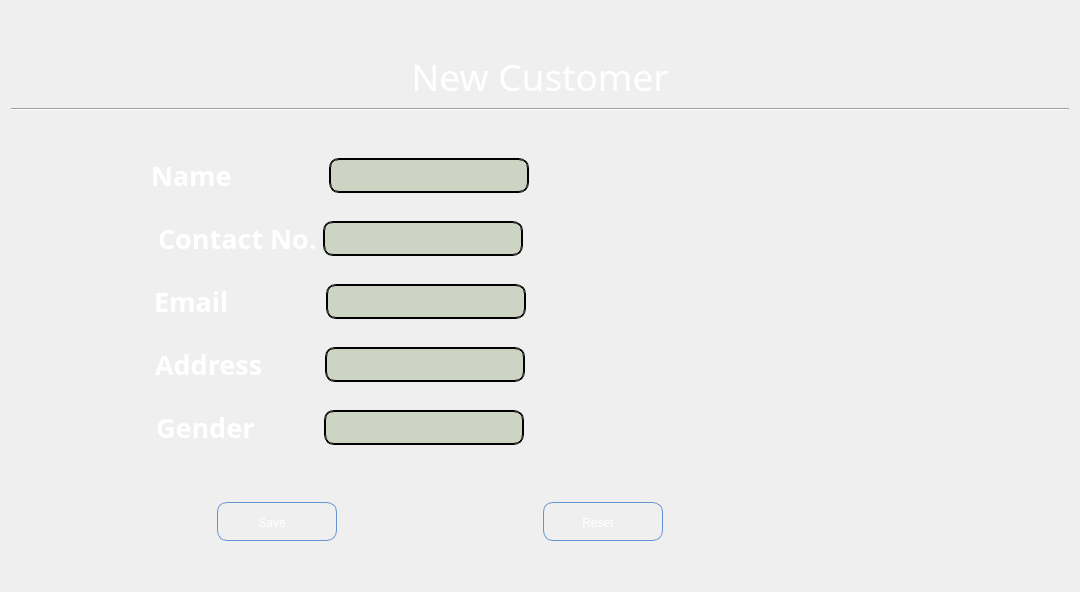
            <widget class="QWidget" name="new_Customer_Page">
             <property name="styleSheet">
              <string notr="true"/>
             </property>
             <layout class="QVBoxLayout" name="verticalLayout_5">
              <item>
               <spacer name="verticalSpacer_7">
                <property name="orientation">
                 <enum>Qt::Vertical</enum>
                </property>
                <property name="sizeHint" stdset="0">
                 <size>
                  <width>20</width>
                  <height>40</height>
                 </size>
                </property>
               </spacer>
              </item>
              <item>
               <widget class="QLabel" name="label">
                <property name="font">
                 <font>
                  <family>Snap ITC</family>
                  <pointsize>28</pointsize>
                 </font>
                </property>
                <property name="styleSheet">
                 <string notr="true">background:transparent;
color: rgb(255, 255, 255);</string>
                </property>
                <property name="text">
                 <string>New Customer</string>
                </property>
                <property name="alignment">
                 <set>Qt::AlignCenter</set>
                </property>
               </widget>
              </item>
              <item>
               <widget class="Line" name="line_3">
                <property name="orientation">
                 <enum>Qt::Horizontal</enum>
                </property>
               </widget>
              </item>
              <item>
               <spacer name="verticalSpacer">
                <property name="orientation">
                 <enum>Qt::Vertical</enum>
                </property>
                <property name="sizeHint" stdset="0">
                 <size>
                  <width>20</width>
                  <height>40</height>
                 </size>
                </property>
               </spacer>
              </item>
              <item>
               <layout class="QHBoxLayout" name="horizontalLayout_3">
                <property name="leftMargin">
                 <number>100</number>
                </property>
                <property name="rightMargin">
                 <number>500</number>
                </property>
                <item>
                 <spacer name="horizontalSpacer">
                  <property name="orientation">
                   <enum>Qt::Horizontal</enum>
                  </property>
                  <property name="sizeHint" stdset="0">
                   <size>
                    <width>40</width>
                    <height>20</height>
                   </size>
                  </property>
                 </spacer>
                </item>
                <item>
                 <widget class="QLabel" name="label_2">
                  <property name="font">
                   <font>
                    <family>Perpetua Titling MT</family>
                    <pointsize>20</pointsize>
                    <weight>75</weight>
                    <bold>true</bold>
                   </font>
                  </property>
                  <property name="styleSheet">
                   <string notr="true">background:transparent;
color: rgb(255, 255, 255);</string>
                  </property>
                  <property name="text">
                   <string>Name             </string>
                  </property>
                 </widget>
                </item>
                <item>
                 <widget class="QLineEdit" name="lineEdit">
                  <property name="sizePolicy">
                   <sizepolicy hsizetype="Expanding" vsizetype="Fixed">
                    <horstretch>0</horstretch>
                    <verstretch>0</verstretch>
                   </sizepolicy>
                  </property>
                  <property name="minimumSize">
                   <size>
                    <width>200</width>
                    <height>0</height>
                   </size>
                  </property>
                  <property name="maximumSize">
                   <size>
                    <width>190</width>
                    <height>35</height>
                   </size>
                  </property>
                  <property name="styleSheet">
                   <string notr="true">QLineEdit{
font: 75 14pt &quot;MS Shell Dlg 2&quot;;
background: rgba(90, 120, 50, 59);
	color: rgb(255, 255, 255);
    selection-color: white;   
    border: 2px groove black;
    border-radius: 10px;
    padding: 2px 4px;
}</string>
                  </property>
                  <property name="text">
                   <string/>
                  </property>
                 </widget>
                </item>
                <item>
                 <spacer name="horizontalSpacer_6">
                  <property name="orientation">
                   <enum>Qt::Horizontal</enum>
                  </property>
                  <property name="sizeHint" stdset="0">
                   <size>
                    <width>40</width>
                    <height>20</height>
                   </size>
                  </property>
                 </spacer>
                </item>
               </layout>
              </item>
              <item>
               <spacer name="verticalSpacer_3">
                <property name="orientation">
                 <enum>Qt::Vertical</enum>
                </property>
                <property name="sizeType">
                 <enum>QSizePolicy::Preferred</enum>
                </property>
                <property name="sizeHint" stdset="0">
                 <size>
                  <width>20</width>
                  <height>20</height>
                 </size>
                </property>
               </spacer>
              </item>
              <item>
               <layout class="QHBoxLayout" name="horizontalLayout_4">
                <property name="leftMargin">
                 <number>100</number>
                </property>
                <property name="rightMargin">
                 <number>500</number>
                </property>
                <item>
                 <spacer name="horizontalSpacer_2">
                  <property name="orientation">
                   <enum>Qt::Horizontal</enum>
                  </property>
                  <property name="sizeHint" stdset="0">
                   <size>
                    <width>40</width>
                    <height>20</height>
                   </size>
                  </property>
                 </spacer>
                </item>
                <item>
                 <widget class="QLabel" name="label_3">
                  <property name="font">
                   <font>
                    <family>Perpetua Titling MT</family>
                    <pointsize>20</pointsize>
                    <weight>75</weight>
                    <bold>true</bold>
                   </font>
                  </property>
                  <property name="styleSheet">
                   <string notr="true">background:transparent;
color: rgb(255, 255, 255);</string>
                  </property>
                  <property name="text">
                   <string>Contact No.</string>
                  </property>
                 </widget>
                </item>
                <item>
                 <widget class="QLineEdit" name="lineEdit_2">
                  <property name="minimumSize">
                   <size>
                    <width>200</width>
                    <height>0</height>
                   </size>
                  </property>
                  <property name="maximumSize">
                   <size>
                    <width>190</width>
                    <height>35</height>
                   </size>
                  </property>
                  <property name="styleSheet">
                   <string notr="true">QLineEdit{
font: 75 14pt &quot;MS Shell Dlg 2&quot;;
background: rgba(90, 120, 50, 59);
color: rgb(255, 255, 255);
    selection-color: white;   
    border: 2px groove black;
    border-radius: 10px;
    padding: 2px 4px;
}</string>
                  </property>
                 </widget>
                </item>
                <item>
                 <spacer name="horizontalSpacer_7">
                  <property name="orientation">
                   <enum>Qt::Horizontal</enum>
                  </property>
                  <property name="sizeHint" stdset="0">
                   <size>
                    <width>40</width>
                    <height>20</height>
                   </size>
                  </property>
                 </spacer>
                </item>
               </layout>
              </item>
              <item>
               <spacer name="verticalSpacer_4">
                <property name="orientation">
                 <enum>Qt::Vertical</enum>
                </property>
                <property name="sizeType">
                 <enum>QSizePolicy::Preferred</enum>
                </property>
                <property name="sizeHint" stdset="0">
                 <size>
                  <width>20</width>
                  <height>20</height>
                 </size>
                </property>
               </spacer>
              </item>
              <item>
               <layout class="QHBoxLayout" name="horizontalLayout_5">
                <property name="leftMargin">
                 <number>100</number>
                </property>
                <property name="rightMargin">
                 <number>500</number>
                </property>
                <item>
                 <spacer name="horizontalSpacer_3">
                  <property name="orientation">
                   <enum>Qt::Horizontal</enum>
                  </property>
                  <property name="sizeHint" stdset="0">
                   <size>
                    <width>40</width>
                    <height>20</height>
                   </size>
                  </property>
                 </spacer>
                </item>
                <item>
                 <widget class="QLabel" name="label_4">
                  <property name="font">
                   <font>
                    <family>Perpetua Titling MT</family>
                    <pointsize>20</pointsize>
                    <weight>75</weight>
                    <bold>true</bold>
                   </font>
                  </property>
                  <property name="styleSheet">
                   <string notr="true">background:transparent;
color: rgb(255, 255, 255);</string>
                  </property>
                  <property name="text">
                   <string>Email             </string>
                  </property>
                 </widget>
                </item>
                <item>
                 <widget class="QLineEdit" name="lineEdit_5">
                  <property name="minimumSize">
                   <size>
                    <width>200</width>
                    <height>0</height>
                   </size>
                  </property>
                  <property name="maximumSize">
                   <size>
                    <width>190</width>
                    <height>35</height>
                   </size>
                  </property>
                  <property name="styleSheet">
                   <string notr="true">QLineEdit{
font: 75 14pt &quot;MS Shell Dlg 2&quot;;
background: rgba(90, 120, 50, 59);
color: rgb(255, 255, 255);
    selection-color: white;   
    border: 2px groove black;
    border-radius: 10px;
    padding: 2px 4px;
}</string>
                  </property>
                 </widget>
                </item>
                <item>
                 <spacer name="horizontalSpacer_8">
                  <property name="orientation">
                   <enum>Qt::Horizontal</enum>
                  </property>
                  <property name="sizeHint" stdset="0">
                   <size>
                    <width>40</width>
                    <height>20</height>
                   </size>
                  </property>
                 </spacer>
                </item>
               </layout>
              </item>
              <item>
               <spacer name="verticalSpacer_5">
                <property name="orientation">
                 <enum>Qt::Vertical</enum>
                </property>
                <property name="sizeType">
                 <enum>QSizePolicy::Preferred</enum>
                </property>
                <property name="sizeHint" stdset="0">
                 <size>
                  <width>20</width>
                  <height>20</height>
                 </size>
                </property>
               </spacer>
              </item>
              <item>
               <layout class="QHBoxLayout" name="horizontalLayout_6">
                <property name="leftMargin">
                 <number>100</number>
                </property>
                <property name="rightMargin">
                 <number>500</number>
                </property>
                <item>
                 <spacer name="horizontalSpacer_4">
                  <property name="orientation">
                   <enum>Qt::Horizontal</enum>
                  </property>
                  <property name="sizeHint" stdset="0">
                   <size>
                    <width>40</width>
                    <height>20</height>
                   </size>
                  </property>
                 </spacer>
                </item>
                <item>
                 <widget class="QLabel" name="label_5">
                  <property name="font">
                   <font>
                    <family>Perpetua Titling MT</family>
                    <pointsize>20</pointsize>
                    <weight>75</weight>
                    <bold>true</bold>
                   </font>
                  </property>
                  <property name="styleSheet">
                   <string notr="true">background:transparent;
color: rgb(255, 255, 255);</string>
                  </property>
                  <property name="text">
                   <string>Address        </string>
                  </property>
                 </widget>
                </item>
                <item>
                 <widget class="QLineEdit" name="lineEdit_3">
                  <property name="minimumSize">
                   <size>
                    <width>200</width>
                    <height>0</height>
                   </size>
                  </property>
                  <property name="maximumSize">
                   <size>
                    <width>190</width>
                    <height>35</height>
                   </size>
                  </property>
                  <property name="styleSheet">
                   <string notr="true">QLineEdit{
font: 75 14pt &quot;MS Shell Dlg 2&quot;;
background: rgba(90, 120, 50, 59);
color: rgb(255, 255, 255);
    selection-color: white;   
    border: 2px groove black;
    border-radius: 10px;
    padding: 2px 4px;
}</string>
                  </property>
                 </widget>
                </item>
                <item>
                 <spacer name="horizontalSpacer_9">
                  <property name="orientation">
                   <enum>Qt::Horizontal</enum>
                  </property>
                  <property name="sizeHint" stdset="0">
                   <size>
                    <width>40</width>
                    <height>20</height>
                   </size>
                  </property>
                 </spacer>
                </item>
               </layout>
              </item>
              <item>
               <spacer name="verticalSpacer_6">
                <property name="orientation">
                 <enum>Qt::Vertical</enum>
                </property>
                <property name="sizeType">
                 <enum>QSizePolicy::Preferred</enum>
                </property>
                <property name="sizeHint" stdset="0">
                 <size>
                  <width>20</width>
                  <height>20</height>
                 </size>
                </property>
               </spacer>
              </item>
              <item>
               <layout class="QHBoxLayout" name="horizontalLayout_7">
                <property name="leftMargin">
                 <number>100</number>
                </property>
                <property name="rightMargin">
                 <number>500</number>
                </property>
                <item>
                 <spacer name="horizontalSpacer_5">
                  <property name="orientation">
                   <enum>Qt::Horizontal</enum>
                  </property>
                  <property name="sizeHint" stdset="0">
                   <size>
                    <width>40</width>
                    <height>20</height>
                   </size>
                  </property>
                 </spacer>
                </item>
                <item>
                 <widget class="QLabel" name="label_6">
                  <property name="font">
                   <font>
                    <family>Perpetua Titling MT</family>
                    <pointsize>20</pointsize>
                    <weight>75</weight>
                    <bold>true</bold>
                   </font>
                  </property>
                  <property name="styleSheet">
                   <string notr="true">background:transparent;
color: rgb(255, 255, 255);</string>
                  </property>
                  <property name="text">
                   <string>Gender         </string>
                  </property>
                 </widget>
                </item>
                <item>
                 <widget class="QLineEdit" name="lineEdit_4">
                  <property name="minimumSize">
                   <size>
                    <width>200</width>
                    <height>0</height>
                   </size>
                  </property>
                  <property name="maximumSize">
                   <size>
                    <width>190</width>
                    <height>35</height>
                   </size>
                  </property>
                  <property name="styleSheet">
                   <string notr="true">QLineEdit{
font: 75 14pt &quot;MS Shell Dlg 2&quot;;
background: rgba(90, 120, 50, 59);
color: rgb(255, 255, 255);
    selection-color: white;   
    border: 2px groove black;
    border-radius: 10px;
    padding: 2px 4px;
}</string>
                  </property>
                 </widget>
                </item>
                <item>
                 <spacer name="horizontalSpacer_10">
                  <property name="orientation">
                   <enum>Qt::Horizontal</enum>
                  </property>
                  <property name="sizeHint" stdset="0">
                   <size>
                    <width>40</width>
                    <height>20</height>
                   </size>
                  </property>
                 </spacer>
                </item>
               </layout>
              </item>
              <item>
               <layout class="QHBoxLayout" name="horizontalLayout_8">
                <property name="spacing">
                 <number>0</number>
                </property>
                <property name="topMargin">
                 <number>50</number>
                </property>
                <property name="rightMargin">
                 <number>200</number>
                </property>
                <item>
                 <widget class="QPushButton" name="pushButton">
                  <property name="minimumSize">
                   <size>
                    <width>30</width>
                    <height>30</height>
                   </size>
                  </property>
                  <property name="maximumSize">
                   <size>
                    <width>120</width>
                    <height>100</height>
                   </size>
                  </property>
                  <property name="styleSheet">
                   <string notr="true">QPushButton:hover{
 background-image: url(:/newPrefix/img3.jpg);
       /* background:  qlineargradient(x1 : 0, y1 : 0, x2 : 0, y2 :   1, stop :   0.0 #ffd9aa,
                stop :   0.5 #ffbb6e, stop :   0.55 #feae42, stop :   1.0 #fedb74);*/
}

QPushButton {
        border: 1px solid #6593cf;
		border-width: 1px;
        border-radius: 10px;
        padding: 5px 15px 2px 5px;
        background:transparent;/* qlineargradient(x1 : 0, y1 : 0, x2 : 0, y2 :   1, stop :   0.0 #f5f9ff,
                stop :   0.5 #c7dfff, stop :   0.55 #afd2ff, stop :   1.0 #c0dbff);*/
       color: rgb(255, 255, 255);
		
	font: 75 14pt &quot;MS Shell Dlg 2&quot;;
        font: bold large &quot;Arial&quot;;
        height: 30px;
}




QPushButton:pressed {
        /*  background: qlineargradient(x1 : 0, y1 : 0, x2 : 0, y2 :   1, stop :   0.0 #c0dbff,
        stop :   0.5 #cfd26f, stop :   0.55 #c7df6f, stop :   1.0 #f5f9ff);*/
	    background-image: url(:/newPrefix/Img1.jpg);
        padding-top: 2px;
        padding-left: 3px;

}


QPushButton:on {
        background: qlineargradient(x1 : 0, y1 : 0, x2 : 0, y2 :   1, stop :   0.0 #5AA72D,
        stop :   0.5 #B3E296, stop :   0.55 #B3E296, stop :   1.0 #f5f9ff);
        padding-top: 2px;
        padding-left: 3px;
}

QPushButton:disabled {
        background: transparent #e5e9ee;
        padding-top: 2px;        
        padding-left: 3px;
        color: black;
}</string>
                  </property>
                  <property name="text">
                   <string>Save</string>
                  </property>
                 </widget>
                </item>
                <item>
                 <widget class="QPushButton" name="pushButton_2">
                  <property name="minimumSize">
                   <size>
                    <width>30</width>
                    <height>30</height>
                   </size>
                  </property>
                  <property name="maximumSize">
                   <size>
                    <width>120</width>
                    <height>100</height>
                   </size>
                  </property>
                  <property name="styleSheet">
                   <string notr="true">QPushButton:hover{
 background-image: url(:/newPrefix/img3.jpg);
       /* background:  qlineargradient(x1 : 0, y1 : 0, x2 : 0, y2 :   1, stop :   0.0 #ffd9aa,
                stop :   0.5 #ffbb6e, stop :   0.55 #feae42, stop :   1.0 #fedb74);*/
}

QPushButton {
        border: 1px solid #6593cf;
		border-width: 1px;
        border-radius: 10px;
        padding: 5px 15px 2px 5px;
        background:transparent;/* qlineargradient(x1 : 0, y1 : 0, x2 : 0, y2 :   1, stop :   0.0 #f5f9ff,
                stop :   0.5 #c7dfff, stop :   0.55 #afd2ff, stop :   1.0 #c0dbff);*/
       color: rgb(255, 255, 255);
		
	font: 75 14pt &quot;MS Shell Dlg 2&quot;;
        font: bold large &quot;Arial&quot;;
        height: 30px;
}




QPushButton:pressed {
        /*  background: qlineargradient(x1 : 0, y1 : 0, x2 : 0, y2 :   1, stop :   0.0 #c0dbff,
        stop :   0.5 #cfd26f, stop :   0.55 #c7df6f, stop :   1.0 #f5f9ff);*/
	    background-image: url(:/newPrefix/Img1.jpg);
        padding-top: 2px;
        padding-left: 3px;

}


QPushButton:on {
        background: qlineargradient(x1 : 0, y1 : 0, x2 : 0, y2 :   1, stop :   0.0 #5AA72D,
        stop :   0.5 #B3E296, stop :   0.55 #B3E296, stop :   1.0 #f5f9ff);
        padding-top: 2px;
        padding-left: 3px;
}

QPushButton:disabled {
        background: transparent #e5e9ee;
        padding-top: 2px;        
        padding-left: 3px;
        color: black;
}</string>
                  </property>
                  <property name="text">
                   <string>Reset</string>
                  </property>
                 </widget>
                </item>
               </layout>
              </item>
              <item>
               <spacer name="verticalSpacer_2">
                <property name="orientation">
                 <enum>Qt::Vertical</enum>
                </property>
                <property name="sizeHint" stdset="0">
                 <size>
                  <width>20</width>
                  <height>40</height>
                 </size>
                </property>
               </spacer>
              </item>
             </layout>
            </widget>
